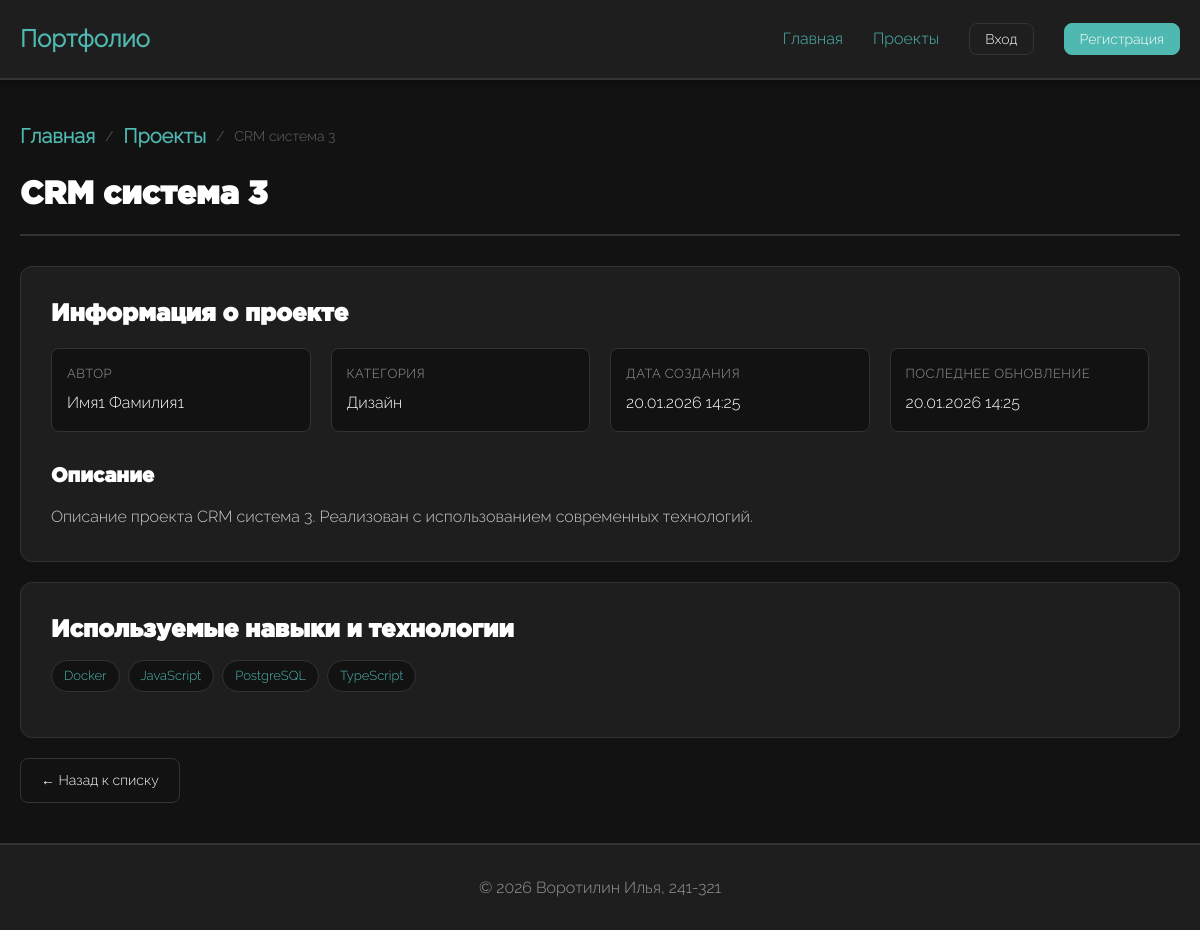
/projects/3/, run on the app's committed database.
### portfolio/models.py (models this page shows, shortened)
class Project(models.Model):
    user = models.ForeignKey(
        User,
        on_delete=models.CASCADE,
        related_name='projects',
        verbose_name='Автор проекта'
    )
    category = models.ForeignKey(
        Category,
        on_delete=models.SET_NULL,
        null=True,
        blank=True,
        related_name='projects',
        verbose_name='Категория'
    )
    title = models.CharField(
        max_length=255,
        verbose_name='Название проекта'
    )
    description = models.TextField(
        blank=True,
        verbose_name='Описание проекта'
    )
    cover_image = models.ImageField(
        upload_to='projects/covers/%Y/%m/%d/',
        null=True,
        blank=True,
        verbose_name='Обложка проекта',
        validators=[FileExtensionValidator(allowed_extensions=['jpg', 'jpeg', 'png'])]
    )
    skills = models.ManyToManyField(
        Skill,
        through='ProjectSkill',
        related_name='projects',
        verbose_name='Навыки'
    )
    created_at = models.DateTimeField(
        auto_now_add=True,
        verbose_name='Дата создания'
    )
    updated_at = models.DateTimeField(
        auto_now=True,
        verbose_name='Дата изменения'
    )
    history = HistoricalRecords()
    class Meta:
        verbose_name = 'Проект'
        verbose_name_plural = 'Проекты'
        ordering = ['-created_at']
        indexes = [
            models.Index(fields=['-created_at']),
            models.Index(fields=['user', '-created_at']),
        ]
    def get_skills_count(self):
        return self.skills.count()
    get_skills_count.short_description = 'Количество навыков'

class User(AbstractUser):
    ROLE_CHOICES = [
        ('student', 'Студент'),
        ('teacher', 'Преподаватель'),
        ('admin', 'Администратор'),
    ]
    role = models.CharField(
        max_length=20,
        choices=ROLE_CHOICES,
        default='student',
        verbose_name='Роль'
    )
    photo = models.ImageField(
        upload_to='users/photos/%Y/%m/%d/',
        null=True,
        blank=True,
        verbose_name='Фотография профиля',
        validators=[FileExtensionValidator(allowed_extensions=['jpg', 'jpeg', 'png'])]
    )
    class Meta:
        verbose_name = 'Пользователь'
        verbose_name_plural = 'Пользователи'
        ordering = ['-date_joined']

class Category(models.Model):
    name = models.CharField(
        max_length=100,
        unique=True,
        verbose_name='Название категории'
    )
    created_at = models.DateTimeField(
        auto_now_add=True,
        verbose_name='Дата создания'
    )
    created_by = models.ForeignKey(
        User,
        on_delete=models.SET_NULL,
        null=True,
        blank=True,
        related_name='created_categories',
        verbose_name='Создал'
    )
    class Meta:
        verbose_name = 'Категория проекта'
        verbose_name_plural = 'Категории проектов'
        ordering = ['name']

class Skill(models.Model):
    name = models.CharField(
        max_length=100,
        unique=True,
        verbose_name='Название навыка'
    )
    created_at = models.DateTimeField(
        auto_now_add=True,
        verbose_name='Дата создания'
    )
    created_by = models.ForeignKey(
        User,
        on_delete=models.SET_NULL,
        null=True,
        blank=True,
        related_name='created_skills',
        verbose_name='Создал'
    )
    class Meta:
        verbose_name = 'Навык'
        verbose_name_plural = 'Навыки'
        ordering = ['name']

### portfolio/views.py (the view)
# urls.py: path('projects/<int:pk>/', views.ProjectDetailView.as_view(), name='project_detail'),
class ProjectDetailView(DetailView):
    model = Project
    template_name = 'portfolio/project_detail.html'
    context_object_name = 'project'

### portfolio/templates/portfolio/project_detail.html (shortened to what this page needs)
{% extends 'portfolio/base.html' %}
{% block content %}
<div class="breadcrumb">
    <a href="{% url 'portfolio:index' %}">Главная</a>
    <span>/</span>
    <a href="{% url 'portfolio:project_list' %}">Проекты</a>
    <span>/</span>
    <span>{{ project.title }}</span>
</div>
<div class="page-header">
    <h1>{{ project.title }}</h1>
</div>
<div class="detail-section">
    <h2>Информация о проекте</h2>
    <div class="info-grid">
        <div class="info-item">
            <div class="info-label">Автор</div>
            <div class="info-value">{{ project.user.get_full_name }}</div>
        </div>
        <div class="info-item">
            <div class="info-label">Категория</div>
            <div class="info-value">{{ project.category.name }}</div>
        </div>
        <div class="info-item">
            <div class="info-label">Дата создания</div>
            <div class="info-value">{{ project.created_at|date:"d.m.Y H:i" }}</div>
        </div>
        <div class="info-item">
            <div class="info-label">Последнее обновление</div>
            <div class="info-value">{{ project.updated_at|date:"d.m.Y H:i" }}</div>
        </div>
    </div>
    <div style="margin-top: 3rem;">
        <h3>Описание</h3>
        <p style="color: #ccc; line-height: 1.8; margin-top: 1rem;">{{ project.description }}</p>
    </div>
</div>
<div class="detail-section">
    <h2>Используемые навыки и технологии</h2>
    {% if project.skills.all %}
        <div class="skills-list" style="margin-top: 1.5rem;">
            {% for skill in project.skills.all %}
                <span class="skill-tag">{{ skill.name }}</span>
            {% endfor %}
        </div>
    {% else %}
        <p style="color: #999; margin-top: 1rem;">Навыки не указаны</p>
    {% endif %}
</div>
<div class="actions">
    <a href="{% url 'portfolio:project_list' %}" class="btn btn-secondary">← Назад к списку</a>
</div>
{% endblock %}

### portfolio/static/portfolio/css/style.css (style rules this page uses)
:root { --background-color: #121212; --default-color: #ffffff; --accent-color: #4eb8b1; --card-background: #1e1e1e; --border-color: #333333; --error-color: #cc4444; --success-color: #22aa55; font-size: 62.5%; }
* { box-sizing: border-box; margin: 0; padding: 0; }
body { font-family: "Raleway", sans-serif; background-color: var(--background-color); color: var(--default-color); font-size: 1.6rem; line-height: 1.6; min-height: 100vh; display: flex; flex-direction: column; }
h1, h2, h3, h4, h5, h6 { font-family: "Gotham", sans-serif; font-weight: 600; line-height: 1.3; margin-bottom: 1.5rem; color: var(--default-color); }
h1 { font-size: 3.2rem; }
h2 { font-size: 2.4rem; }
h3 { font-size: 2rem; }
a { font-family: "Raleway", sans-serif; font-weight: 600; font-size: 2rem; color: var(--accent-color); text-decoration: none; transition: color 0.4s ease; }
.skills-list { display: flex; flex-wrap: wrap; gap: 0.8rem; margin-bottom: 1.5rem; }
.skill-tag { background-color: var(--background-color); border: 1px solid var(--border-color); padding: 0.5rem 1.2rem; border-radius: 20px; font-size: 1.3rem; color: var(--accent-color); transition: all 0.3s ease; }
.actions { display: flex; gap: 1rem; margin-top: auto; }
.btn { background-color: var(--accent-color); color: var(--default-color); border: 1px solid var(--accent-color); padding: 1rem 2rem; border-radius: 8px; font-size: 1.4rem; font-family: "Raleway", sans-serif; font-weight: 400; cursor: pointer; transition: all 0.3s ease; text-decoration: none; display: inline-flex; align-items: center; justify-content: center; gap: 0.5rem; }
.btn-secondary { background-color: transparent; border: 1px solid var(--border-color); color: var(--default-color); }
.page-header { display: flex; justify-content: space-between; align-items: center; margin-bottom: 3rem; padding-bottom: 2rem; border-bottom: 2px solid var(--border-color); }
.page-header h1 { margin-bottom: 0; }
.detail-section { background-color: var(--card-background); border: 1px solid var(--border-color); border-radius: 12px; padding: 3rem; margin-bottom: 2rem; }
.info-grid { display: grid; grid-template-columns: repeat(auto-fit, minmax(250px, 1fr)); gap: 2rem; margin: 2rem 0; }
.info-item { padding: 1.5rem; background-color: var(--background-color); border-radius: 8px; border: 1px solid var(--border-color); }
.info-label { font-size: 1.3rem; color: #999; margin-bottom: 0.5rem; text-transform: uppercase; letter-spacing: 0.5px; }
.info-value { font-size: 1.6rem; color: var(--default-color); font-weight: 500; }
.breadcrumb { display: flex; gap: 1rem; align-items: center; margin-bottom: 2rem; font-size: 1.4rem; color: #999; }
.breadcrumb a { color: var(--accent-color); }
.breadcrumb span { color: #666; }

### data on the page
Project: title "CRM система 3", user.get_full_name "Имя1 Фамилия1", category.name "Дизайн", created_at "20.01.2026 14:25", updated_at "20.01.2026 14:25", description "Описание проекта CRM система 3. Реализован с использованием современных технологий."
Skill: name "Docker"
Skill: name "JavaScript"
Skill: name "PostgreSQL"
Skill: name "TypeScript"
